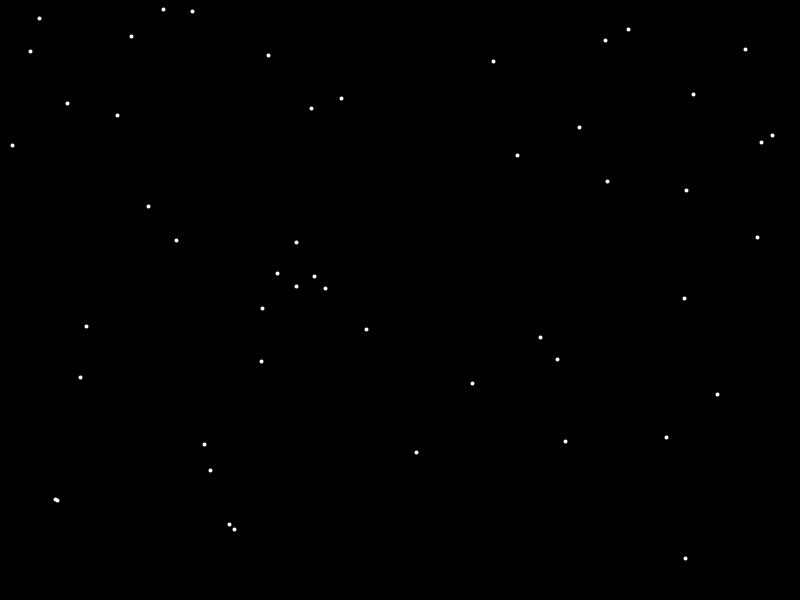
Frame 1 (no input)
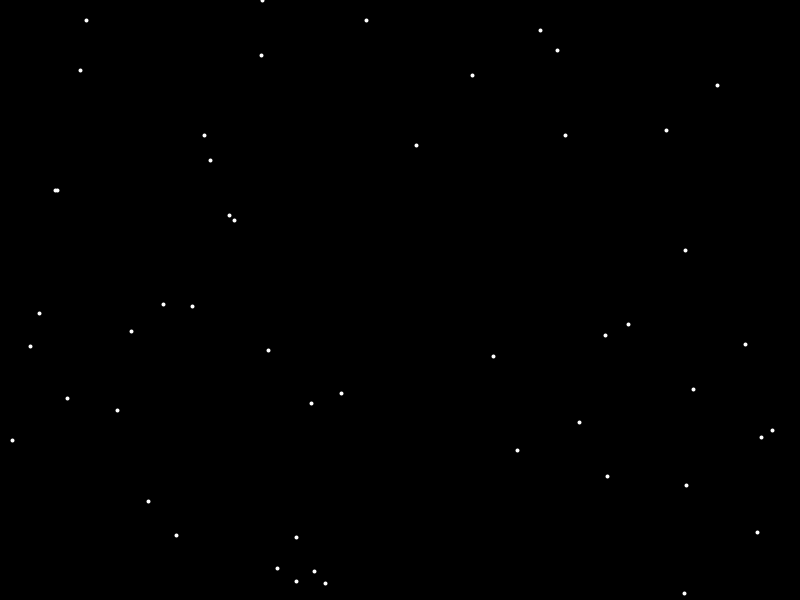
Frame 60 (the mouse pressed at the canvas centre just before this capture)
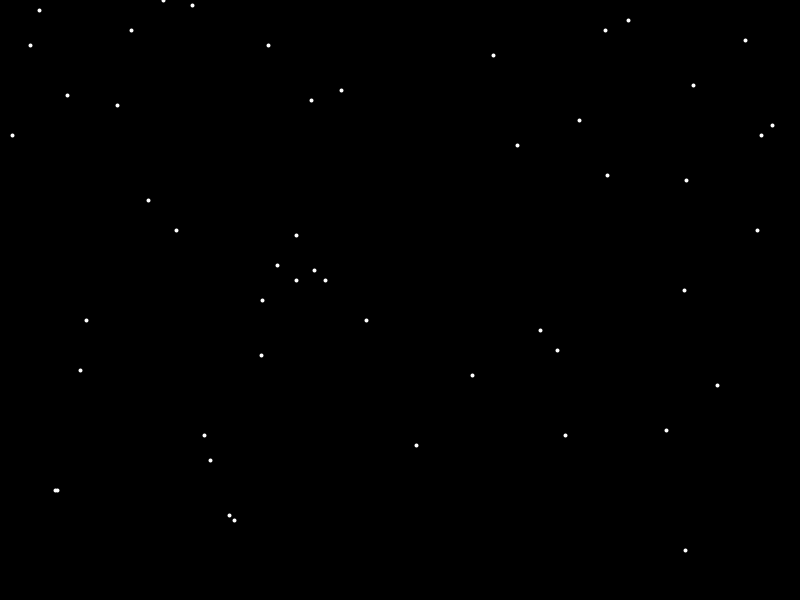
Frame 120 (the mouse held since frame 60 and released just before this capture)

The Processing sketch that drew these frames (run headless with seeded random() and noise(); from frame 60 on, the mouse is pressed at the canvas centre):

// Processing sketch: Sternenflug
// ── Sternenflug.pde
int starsN = 50; // Sternenanzahl
int starsV = 5; // Sternengeschwindigkeit

int starsX[] = new int[starsN]; // Array für die X-Koordinaten der Sterne
int starsY[] = new int[starsN]; // Array für die Y-Koordinaten der Sterne

void setup() {
  size(800, 600); // Größe des "Bildschirms" (Koordinatensystem)

  /*
  Erstellung der Sterne mithilfe einer Zählschleife
   */
  for (int i = 0; i<starsN; i++) {
    starsX[i]=int(random(800));
    starsY[i]=int(random(600));
  }
}

void draw() {
  background(0);
  strokeWeight(4);
  stroke(255);

  /*
    1) Zeichnen der Sterne
   2) Bewegung der Sterne
   */
  for (int i = 0; i<starsN; i++) { // Schleifenkopf mit Fortlaufbedingung
    point(starsX[i], starsY[i]);
    starsY[i]+=starsV;
    if (starsY[i] > 600) {
      starsY[i] = 0;
    }
  }
}
